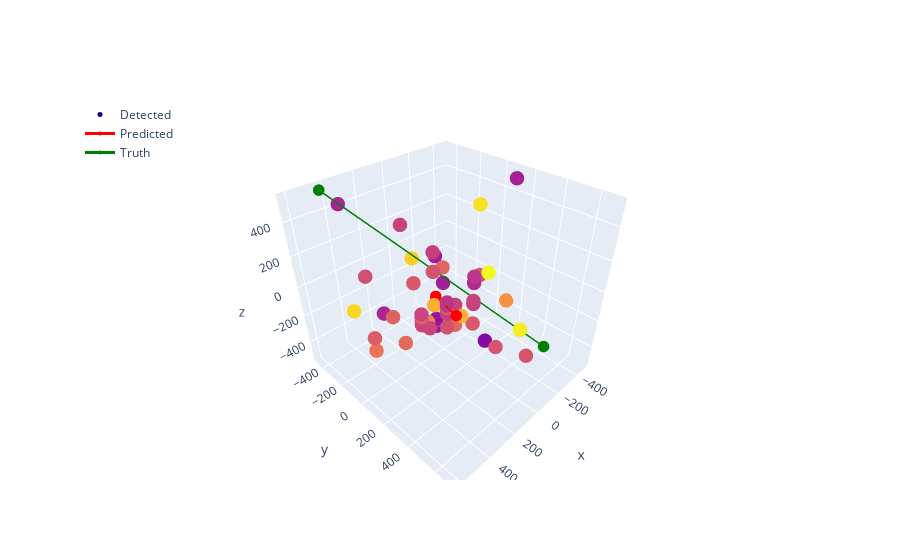

Notebook code cell kept with this figure:
### Markdown cell above
## Plot the result

Execute the following code to plot the predicted line vs truth.

### Code cell
# Get a random event_id and associated batch_id from meta_df
# If EVENT is given, use that instead of a random event_id
event_id, batch_id = \
    meta_df[['event_id', 'batch_id']].sample(n=1).values[0] \
    if not EVENT \
    else (
        EVENT, 
        meta_df[meta_df['event_id']==EVENT]['batch_id'].values[0]
    )
    
batch_df = pd.read_parquet(f'{DATA_DIR}/train/batch_{batch_id}.parquet', engine='fastparquet').reset_index()
event_df = compose_event_df(batch_df, event_id, sensor_geometry)
true_values = get_event_true_values(meta_df, event_id)
plot_pca(event_df=event_df, labels=true_values, exclude_axillary=EXCLUDE_AUXILIARY)
